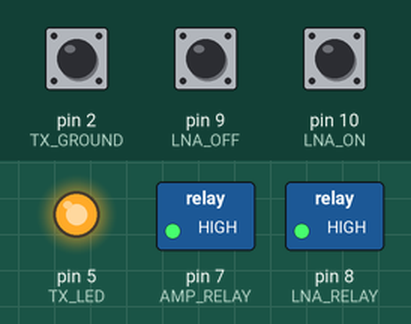
Recording of a sketch running on a simulated Arduino Nano, built with avr-gcc and run on an emulated ATmega328P. On the bench: switched loads named in the sketch (green lamp = pin HIGH), output pins drawn as LEDs (lit = HIGH). The test bench sets the inputs (shaded band); at power-on: pin 2 (TX_GROUND) HIGH, pin 10 (LNA_ON) HIGH, pin 9 (LNA_OFF) HIGH. Pins used as bus, display or sensor lines are not drawn; what the sketch prints to the serial monitor is not drawn.

Above: at 1.2 s.
1.3 s: pin 2 (TX_GROUND) pulled LOW for 0.15 s
At 1.38 s:
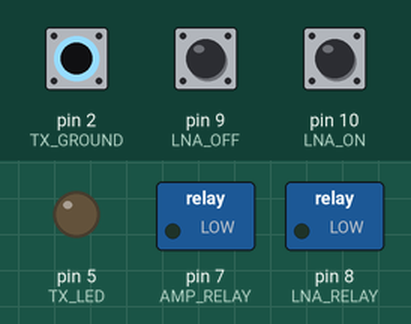
2.9 s: pin 10 (LNA_ON) pulled LOW for 1 s
5.9 s: pin 9 (LNA_OFF) pulled LOW for 0.15 s
At 5.97 s:
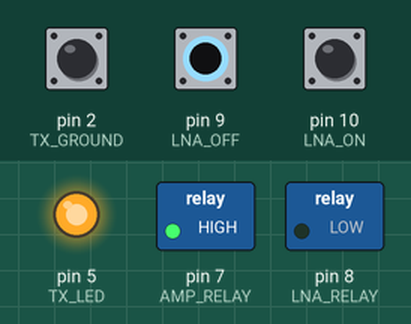
7.5 s: pin 9 (LNA_OFF) pulled LOW for 3.2 s
At 11.9 s:
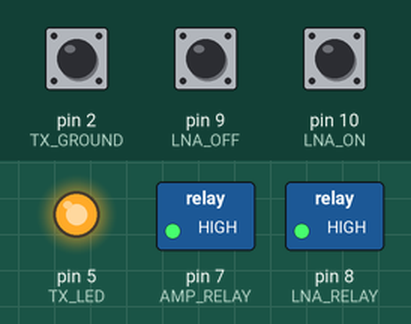
12.2 s: pin 2 (TX_GROUND) pulled LOW for 3.2 s
At 12.9 s:
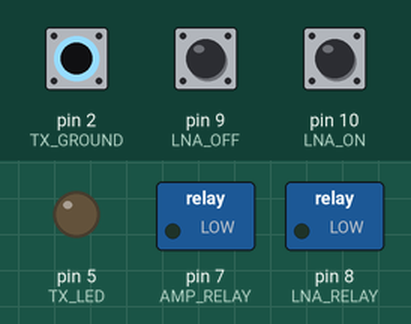
16.9 s: pin 2 (TX_GROUND) driven LOW and pin 10 (LNA_ON) driven LOW
At 17.7 s:
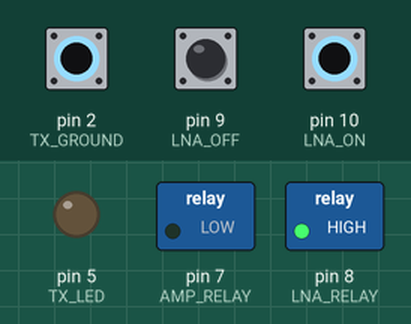
Timing chart, 0 to 19.4 s (numbered marks = the images above; inputs shaded):
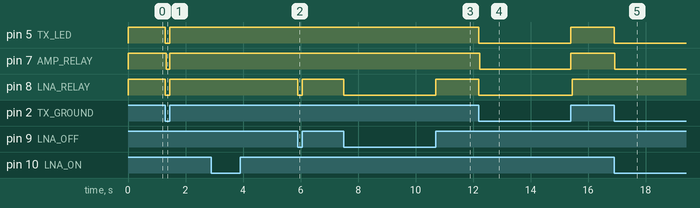

The sketch:

FT-891_Sequencer_V1.4.ino
```cpp
/*
 *	"FT-891 Sequencer" Version 1.4 - John M. Price (WA2FZW) 11/03/2022
 *
 *		This program runs the FT-891 sequencer module that I designed. The purpose
 *		of the module is to switch an antenna mounted meter preamp from receive mode
 *		to transmit mode, then key the linear amplifier before the FT-891 actually
 *		starts transmitting. When the radio goes from transmit to receive, the process is
 *		reversed.
 *
 *		The PCB uses relays to provide power (or remove it) from the preamp and to key the
 *		amplifier.
 *
 *		The key to the operation is the fact that the FT-891 has a "TX Inhibit" input.
 *		When +5V is applied to that input, it prevents the radio from transmitting
 *		regardless of the state of the PTT line.
 *
 *		An Arduino Nano runs the unit.
 *
 *
 *	Modified 11/30/2021 - Version 1.2
 *
 *		The original design didn't work correctly with my Icom IC-9700 when operating
 *		in satellite mode. In satellite mode the radio operates in a full duplex cross-band
 *		mode on the 70cm and 2 meter bands. When transmitting on 70cm, the 2 meter preamp
 *		was being disabled. Since it is important to be able to hear one's self on the
 *		satellites, this was undesirable.
 *
 *		The solution was to modify the preamp enable switch to add a position to force it
 *		to remain on regardless of the TX/RX status of the radio. This also required some
 *		minor changes to the software.
 *
 *		When the preamp is forced on and the radio is in receive mode, the transmit LED
 *		blink rapidly to warn the operator that transmitting in that mode might damage
 *		the preamp if transmitting on the same antenna connection.
 *
 *
 *	Modified 12/28/2021 - Version 1.3
 *
 *		Made some slight hardware changes to further simplify the operation with radios other
 *		than the FT-891. One change was to eliminate using separate GPIO pins to turn the
 *		FT-891 transmit inhibit on and to light the associated LED. Both are now operated
 *		from the same GPIO pin.
 *
 *
 *	Modified 11/03/2022 - Version 1.4
 *
 *		Hardware changes to allow keying of 2 amplifiers via K1 (2 meter and 432 on the
 *		IC-9700). Also changed the hardware so that in addition to controlling the LNA,
 *		K2 now switches the LNA and provides a PTT indication to an SDR switch for the
 *		FT-891.
 *
 *		Other than I changed the names of some of the symbols, there are no major changes
 *		in the code.
 */

#include <Arduino.h>						// General Arduino definitions


/*
 *	Define the GPIO pins used for various things.
 */

#define	TX_GROUND	    2					// PTT Indication (interrupt capable)
#define	TX_INH			4					// Transmit inhibit output to the radio
#define	TX_LED			5					// Transmit indicator LED
#define	AMP_RELAY		7					// Keys the amplifiers
#define	LNA_RELAY		8					// Operates the preamp and SDR switch
#define	LNA_OFF			9					// Preamp always off (bypass) when LOW
#define LNA_ON		   10					// Preamp always on (RX mode) when LOW


/*
 *	These define the HIGH/LOW conditions in more meaningful terms:
 */

#define	LED_ON			 LOW				// Turn the transmit (red) LED on
#define	LED_OFF			HIGH				// Turn the transmit (red) LED off

#define	PTT_ON			 LOW				// When TX_GROUND (aka PTT) is LOW we're transmitting
#define	PTT_OFF			HIGH				// Receiving

#define	AMP_ON			 LOW				// Go LOW to key the amplifiers
#define	AMP_OFF			HIGH

#define	LNA_RX			HIGH				// Go LOW to put the LNA in receive mode
#define	LNA_TX			 LOW				// LOW also triggers the SDR switch

#define	INH_ON			HIGH				// TX_INH goes high to stop transmitting
#define	INH_OFF			 LOW				// on the FT-891 only (N/A for the IC-9700)

#define	TX_OFF			HIGH				// When "TX_GROUND" is HIGH, transmitter is off
#define	TX_ON			 LOW				// When "TX_GROUND" is LOW, transmitter is on


/*
 *	These symbols control the delay times between when we see the transmitter keyed
 *	and when we turn the amplifier and preamp on or off. I measured the on/off times for
 *	the preamp; it takes about 5mS to switch from receive to transmit and about 50mS
 *	to switch back to receive. We'll set the times considerably higher just to be sure.
 *
 *	I haven't measured the switching time for the amp, but it really doesn't matter.
 */

#define	AMP_ON_DLY		 50					// 50 milliseconds
#define	AMP_OFF_DLY		 50					// 50 milliseconds

#define	LNA_ON_DLY		 25					// 25 milliseconds
#define	LNA_OFF_DLY		100					// 100 milliseconds (currently not used)


/*
 *	These are used to determine when the TX/RX state changes:
 */

volatile bool txState     = TX_OFF;			// Current transmit/receive state
volatile bool oldTxState  = TX_OFF;			// Previous state

		 bool lnaForcedOff;					// Preamp always off if true
		 bool lnaForcedOn;					// Preamp is always on if true

		 bool txLedState = false;			// Blinking TX LED is off


/*
 *	"setup" initializes all the GPIO pins and the serial port. The serial port isn't
 *	really used except for debugging.
 */

void setup()
{
	Serial.begin ( 115200 );						// Start the serial monitor port


/*
 *	Set up the GPIO pins:
 *
 *	The order of things here is important. The first thing we do is to turn the TX
 *	inhibit line on (applies to the FT-891 only). Should the transmitter happen to
 *	be keyed when the program starts, this will prevent the transmitter from producing
 *	any output power until everything else is set up.
 *
 *	Experimentation has shown that the preamp and amplifier relays will not operate
 *	until they are set as "OUTPUT" pins, thus the preamp will startup in transmit
 *	(bypass) mode and the amplifier will be off.
 */

	pinMode		 ( TX_INH, OUTPUT );			// Actual inhibit signal and associated LED
	digitalWrite ( TX_INH, INH_ON );			// are on


/*
 *	Next, make sure the amplifier is off:
 */

	pinMode      ( AMP_RELAY, OUTPUT );			// Amplifier relay
	digitalWrite ( AMP_RELAY, AMP_OFF );		// Amplifiers are off

	pinMode		 ( LNA_ON,  INPUT_PULLUP );		// Preamp always on switch contact
	pinMode		 ( LNA_OFF, INPUT_PULLUP );		// Preamp always off switch contact
	pinMode      ( LNA_RELAY, OUTPUT );			// Preamp/SDR switch relay


/*
 *	Now we can safely put the preamp into receive mode if it is enabled:
 */

	SwitchPreamp ( LNA_RX );


/*
 *	We don't really know the state of the PTT signal, so we will check it. Based on
 *	its current state, we set the values of "txState" and "oldTxState" and turn the
 *	TX LED on or off as appropriate. Remember, the TX inhibit is still on, so the
 *	radio cannot actually produce power (FT-891 only).
 */

	pinMode      ( TX_GROUND, INPUT_PULLUP );			// Radio PTT indicator pin
	oldTxState = txState = digitalRead ( TX_GROUND );	// Read it and set state variables

	pinMode      ( TX_LED, OUTPUT );					// Transmit indicator LED pin

	if ( txState == TX_ON )								// Is the PTT active?
		digitalWrite ( TX_LED, LED_ON );				// Yes, turn the LED on

	else												// Otherwise
		digitalWrite ( TX_LED, LED_OFF );				// Yes, turn the LED off


/*
 *	Whenever the radio changes state from transmit to receive or vice-versa an
 *	interrupt is generated. The "TxInterrupt" ISR detects the change in state and
 *	sets the "txState" variable appropriately. We will detect and handle the change
 *	in the "loop" function.
 *
 *	Notice we set the "oldTxState" to "TX_ON" even though it is probably off when
 *	the program starts. For some reason, the program was starting up with the
 *	transmit LED on until I added this!
 */

	attachInterrupt	( digitalPinToInterrupt ( TX_GROUND ), TxInterrupt, CHANGE );

	oldTxState = TX_ON;

	Serial.println ( "WA2FZW - Amplifier/Preamp Sequencer - Version 1.4" );


/*
 *	If the following function call is un-commented, we go into a loop that just blinks
 *	the LEDs on and off for testing purposes. The sequencer must be connected to a
 *	13.8V source for the preamp LED, but the preamp and amplifier should not be connected
 *	as the function does operate the associated relays for those.
 */

//	TestLEDs ();							// Blinks the LEDS forever if enabled
}


/*
 *	The "loop" function looks for changes in the "txState", which is set in the
 *	"TxInterrupt" ISR function.
 *
 *	If the state changes from receive to transmit, we run the sequence to set
 *	everything up for transmitting; if it goes from transmit to receive, we
 *	reverse things.
 */

void loop ()
{
	CheckBlink ();								// Need to flash the TX LED?

	SwitchPreamp ( LNA_RX );					// See if the preamp needs to be in RX mode


/*
 *	If the state of the transmitter changed (manually or via CAT control) we either
 *	start the transmit sequence or receive sequence as appropriate:
 */

	if ( txState != oldTxState )				// Did TX/RX state change?
	{
		oldTxState = txState;					// Yes, save current state

		if ( txState == TX_ON )					// Now transmitting?
			SetTransmit ();						// Yes, run transmit setup sequence

		else									// If receiving
			SetReceive ();						// Run the receive setup sequence
	}
}


/*
 *	"SetTransmit" puts the preamp in transmit mode then after LNA_ON_DLY milliseconds
 *	turns on the amplifier then after another AMP_ON_DLY milliseconds releases the TX
 *	inhibit line (and turns the LED off). The preamp/SDR switch LED operates from the
 *	preamp relay, so its state is handled automagically.
 *
 *	Note that for the FT-891, the TX_INH is always on when in receive mode, so the radio
 *	cannot produce power until we release it; this is not applicable for the IC-9700.
 */

void SetTransmit ()
{
	digitalWrite ( TX_INH, INH_ON );			// The inhibit line should already be on,
	digitalWrite ( TX_LED, LED_ON );			// Indicate PTT is active

	SwitchPreamp ( LNA_TX );					// Switch the preamp and SDR switch to TX mode
	delay ( LNA_ON_DLY );						// Wait for it to actually switch

	digitalWrite ( AMP_RELAY, AMP_ON );			// Then turn on the amplifier(s)

	delay ( AMP_ON_DLY );						// Time for it to actually switch

	digitalWrite ( TX_INH, INH_OFF );			// Allow the transmitter to produce power
}


/*
 *	"SetReceive" turns the TX inhibit line (and LED) on and turns the amplifier(s) off. Then
 *	after an appropriate delay, switches the preamp and SDR switch back into receive mode.
 */

void SetReceive ()
{
	digitalWrite ( TX_INH, INH_ON );			// Disable the transmitter
	digitalWrite ( TX_LED, LED_OFF );			// Indicate PTT is not active
	digitalWrite ( AMP_RELAY, AMP_OFF );		// Then turn the amplifier off

	delay ( AMP_OFF_DLY );						// Wait for it to actually switch

	SwitchPreamp ( LNA_RX );					// Switch the preamp to RX mode if appropriate
}


/*
 *	"CheckBlink" looks to see if the "txState" is off (receive mode) and  "lnaForcedOn"
 *	is true. If so, we flash the transmit LED every quarter second as a warning to the
 *	operator.
 *
 *	As noted in the documentation, one must be extramely cautious putting the preamp and
 *	into the permanent on mode. The capability was added do that when using my IC-9700 in
 *	satellite mode and transmitting on 70cm and receiving on 2 meters, the 2 meter preamp
 *	would still be on when transmitting on 70cm.
 */

void CheckBlink ()
{
	if (( txState == TX_OFF ) && lnaForcedOn )
	{
		if (( millis() % 100 ) == 0 )					// Tenth of a second mark?
		{
			txLedState = !txLedState;
			digitalWrite ( TX_LED, txLedState );		// Blink the LED
			delay ( 2 );								// Force the clock ahead a few ticks
		}

	else if ( txState == TX_OFF )						// Not transmitting and preamp not
		digitalWrite ( TX_LED, LED_OFF );				// forced on - LED off
	}
}


/*
 *	"TxInterrupt" is called via an interrupt whenever the "TX_Ground" pin changes
 *	state. All we do is record the new state for now.
 */

void TxInterrupt ()
{
	txState = digitalRead ( TX_GROUND );
}


/*
 *	"SwitchPreamp" turns the preamp on or off based on the argument and the state of
 *	the preamp switch.
 *
 *	Modified in Version 1.2 to allow the preamp to be forced into the always off mode
 *	or always on regardless of the TX/RX state of the radio.
 *
 *	If both the LNA_ON and LNA_OFF pins are in a high state, the preamp is turned
 *	on or off based on the TX/RX status of the radio.
 *
 *	If the LNA_ON pin is low, the preamp is turned on regardless of the TX/RX state
 *	of the radio.
 *
 *	If the LNA_OFF pin is low, the preamp is turned off regardless of the TX/RX state of
 *	the radio.
 *
 *	In Version 1.4, the LNA relay also operates an SDR switch. It can be disabled
 *	separately by turning its power off.
 */

void SwitchPreamp ( bool newState )
{

/*
 *	First see if the preamp switch is in the always on mode. That is incicated by a LOW
 *	on the LNA_ON pin. If this is the case, we turn it on and return.
 */

	lnaForcedOn = !digitalRead ( LNA_ON );			// Forced on if LOW

	if ( lnaForcedOn )
	{
		digitalWrite ( LNA_RELAY, LNA_RX );			// Switch the preamp to receive mode
		return;
	}


/*
 *	Next see if the switch says the preamp should remain off. This is indicated by a
 *	LOW condition on the LNA_OFF pin.
 */

	lnaForcedOff = !digitalRead ( LNA_OFF );		// See if the preamp is disabled

	if ( lnaForcedOff )
	{
		digitalWrite ( LNA_RELAY, LNA_TX );			// Switch the preamp to transmit mode
		return;
	}


/*
 *	If we get here, the preamp status depends entirely on the TX/RX state of the radio.
 *	If the requested state is receive mode and we aren't transmitting, then we put the
 *	preamp in to receive (on) mode. If the radio is transmitting or the requested mode
 *	is transmit, then we put the preamp into transmit (bypass) mode.
 */

	if (( newState == LNA_RX ) && ( txState == TX_OFF ))
		digitalWrite ( LNA_RELAY, LNA_RX );		// Switch the preamp to receive mode

	else
		digitalWrite ( LNA_RELAY, LNA_TX );		// Switch the preamp to transmit mode
}


/*
 *	A blink function to test the LEDs and relays; when invoked, it runs forever.
 *
 *	Note that the preamp LED will not light unless the sequencer is connected to the
 *	radio which provides the 13.8V needed to activate the preamp and light the LED.
 *
 *	The relay for the amplifier is activated when the TX LED is turned on so one can test
 *	the contact closure for that relay; it is inactive for the other two states.
 */

void TestLEDs ()
{
	while ( true )
	{


/*
 *	Step 1: Turn the transmit LED and amplifier relay on and turn everything else off.
 */

		digitalWrite ( TX_LED,       LED_ON );			// Transmit LED is on
		Serial.println ( "Transmit LED is on" );		// If the serial monitor is active

		digitalWrite ( TX_INH,       INH_OFF );			// Inhibit line is off

		SwitchPreamp ( LNA_TX );						// Preamp in TX mode (LED off)

		digitalWrite ( AMP_RELAY,    AMP_ON );			// amplifier off

		delay ( 2000 );


/*
 *	Step 2: Turn the inhibit LED and inhibit line on and turn everything else off.
 */

		digitalWrite ( TX_INH,       INH_ON );			// Inhibit line is on

		SwitchPreamp ( LNA_TX );						// Preamp in TX mode (LED off)

		digitalWrite ( AMP_RELAY,    AMP_OFF );			// amplifier off

		digitalWrite ( TX_LED,       LED_OFF );			// Transmit LED is off

		Serial.println ( "Transmit Inhibit LED is on" );

		delay ( 2000 );


/*
 *	Step 3: Put the preamp in receive mode (and LED on) and turn everything else off
 *	unless the preamp is disabled.
 */

		lnaForcedOff = digitalRead  ( LNA_ON );	// See if the preamp is enabled

		Serial.print ( "lnaForcedOff = ");
		Serial.println ( lnaForcedOff );

		if ( lnaForcedOff )							// If the preamp is enabled
		{
			SwitchPreamp ( LNA_RX );					// Switch the preamp to receive mode
			Serial.println ( "Preamp LED is on" );
		}

		else											// Otherwise
		{
			SwitchPreamp ( LNA_TX );					// Switch the preamp to transmit mode
			Serial.println ( "Preamp is disabled - LED is off" );
		}

		digitalWrite ( AMP_RELAY,    AMP_OFF );			// amplifier off

		digitalWrite ( TX_INH,       INH_OFF );			// Inhibit line is off

		digitalWrite ( TX_LED,       LED_OFF );			// Transmit LED is off

		delay ( 2000 );
	}
}
```

Measured:
- after the input at 1.3 s, pin 5 (TX_LED), pin 8 (LNA_RELAY): HIGH → LOW at once, → HIGH 0.15 s later; pin 7 (AMP_RELAY): HIGH → LOW at once, → HIGH 0.12 s later
- after the input at 5.9 s, pin 8 (LNA_RELAY): HIGH → LOW at once, → HIGH 0.15 s later
- after the input at 7.5 s, pin 8 (LNA_RELAY): HIGH → LOW at once, → HIGH 3.2 s later
- after the input at 12.2 s, pin 5 (TX_LED), pin 7 (AMP_RELAY): HIGH → LOW at once, → HIGH 3.2 s later; pin 8 (LNA_RELAY): HIGH → LOW at once, → HIGH 3.3 s later
- after the input at 16.9 s, pin 5 (TX_LED), pin 7 (AMP_RELAY): HIGH → LOW at once
